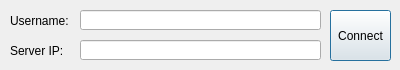
<?xml version="1.0" encoding="UTF-8"?>
<ui version="4.0">
 <class>ClientLogin</class>
 <widget class="QDialog" name="ClientLogin">
  <property name="geometry">
   <rect>
    <x>0</x>
    <y>0</y>
    <width>400</width>
    <height>70</height>
   </rect>
  </property>
  <property name="windowTitle">
   <string>Login</string>
  </property>
  <widget class="QLineEdit" name="nameInput">
   <property name="geometry">
    <rect>
     <x>80</x>
     <y>10</y>
     <width>241</width>
     <height>20</height>
    </rect>
   </property>
  </widget>
  <widget class="QPushButton" name="connectButton">
   <property name="geometry">
    <rect>
     <x>330</x>
     <y>10</y>
     <width>61</width>
     <height>51</height>
    </rect>
   </property>
   <property name="text">
    <string>Connect</string>
   </property>
  </widget>
  <widget class="QLabel" name="nameLabel">
   <property name="geometry">
    <rect>
     <x>10</x>
     <y>10</y>
     <width>61</width>
     <height>21</height>
    </rect>
   </property>
   <property name="text">
    <string>Username:</string>
   </property>
  </widget>
  <widget class="QLabel" name="serverLabel">
   <property name="geometry">
    <rect>
     <x>10</x>
     <y>40</y>
     <width>61</width>
     <height>21</height>
    </rect>
   </property>
   <property name="text">
    <string>Server IP:</string>
   </property>
  </widget>
  <widget class="QLineEdit" name="serverInput">
   <property name="geometry">
    <rect>
     <x>80</x>
     <y>40</y>
     <width>241</width>
     <height>20</height>
    </rect>
   </property>
  </widget>
 </widget>
 <tabstops>
  <tabstop>nameInput</tabstop>
  <tabstop>serverInput</tabstop>
  <tabstop>connectButton</tabstop>
 </tabstops>
 <resources/>
 <connections/>
</ui>
